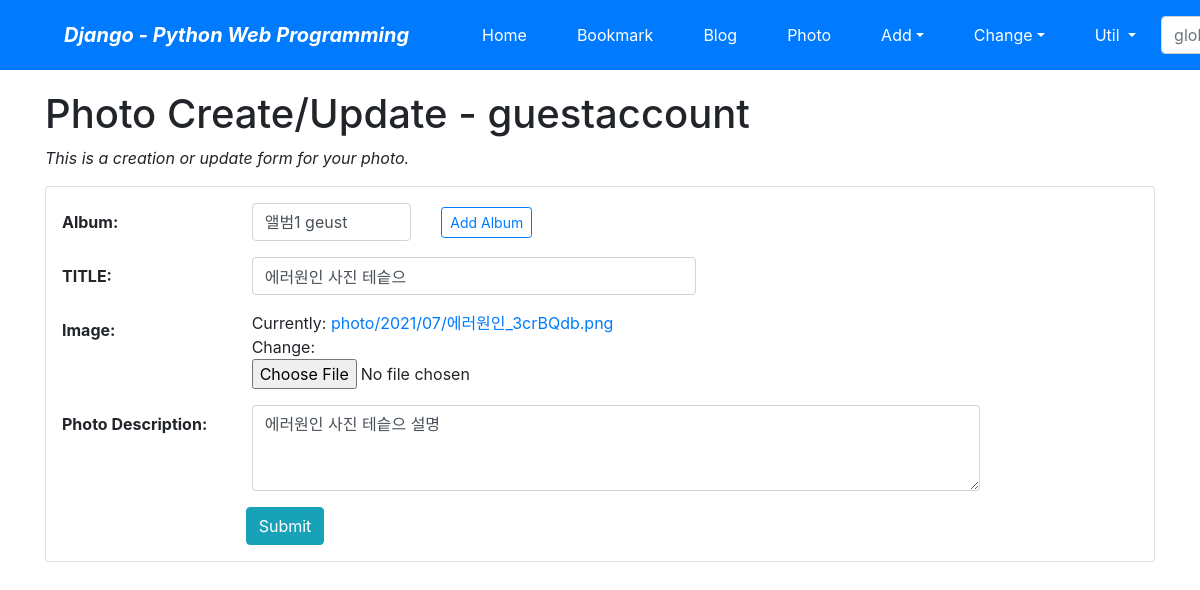
Screenshot of /photo/photo/20/update/ (signed in) with the database file from the repository.
### photo/models.py (models this page shows, shortened)
class Photo(models.Model):
    album = models.ForeignKey(Album, on_delete=models.CASCADE)
    title = models.CharField('TITLE', max_length=30)
    description = models.TextField('Photo Description', blank=True)
    image = ThumbnailImageField(upload_to='photo/%Y/%m')
    upload_dt = models.DateTimeField('Upload Date', auto_now_add=True)
    owner = models.ForeignKey('auth.User', on_delete=models.CASCADE, verbose_name='OWNER', blank=True, null=True)
    class Meta:
        ordering = ('title',)

### photo/views.py (the view)
# urls.py: path('photo/<int:pk>/update/', views.PhotoUV.as_view(), name='photo_update'),
class PhotoUV(OwnerOnlyMixin, UpdateView):
    model = Photo
    fields = ('album', 'title', 'image', 'description')
    success_url = reverse_lazy('photo:index')

### blog/views.py (called while the page is built)
    def dispatch(self, request, *args, **kwargs):
        obj = self.get_object()
        if request.user != obj.owner:
            return self.handle_no_permission()
        return super().dispatch(request, *args, **kwargs)

### photo/models.py (called while the page is built)
    def __str__(self):
        return self.name

### photo/templates/photo/photo_form.html (shortened to what this page needs)
{% extends "base.html" %}
{% load widget_tweaks %}
{% block content %}
    <h1>Photo Create/Update - {{ user }}</h1>
    <p class="font-italic">This is a creation or update form for your photo.</p>
    {% if form.is_multipart %}
        <form enctype="multipart/form-data" action="" method="post" class="card pt-3">
    {% else %}
        <form action="." method="post" class="card pt-3">
    {% endif %}
        <div class="form-group row">
            {{ form.album|add_label_class:"col-form-label col-sm-2 ml-3 font-weight-bold" }}
            <div class="col-sm-2">
                {{ form.album|add_class:"form-control" }}
            </div>
            <div class="col-sm-2 my-auto">
                <a href="{% url 'photo:album_add' %}" class="btn btn-outline-primary btn-sm">
                    Add Album</a>
            </div>
        </div>
        <div class="form-group row">
            {{ form.title|add_label_class:"col-form-label col-sm-2 ml-3 font-weight-bold" }}
            <div class="col-sm-5">
                {{ form.title|add_class:"form-control"|attr:"autofocus" }}
            </div>
        </div>
        <div class="form-group row">
            {{ form.image|add_label_class:"col-form-label col-sm-2 ml-3 font-weight-bold" }}
            <div class="col-sm-5">
                {{ form.image|add_class:"form-control-file" }}
            </div>
        </div>
        <div class="form-group row">
            {{ form.description|add_label_class:"col-form-label col-sm-2 ml-3 font-weight-bold" }}
            <div class="col-sm-8">
                {{ form.description|add_class:"form-control"|attr:"rows:3" }}
            </div>
        </div>
        <div class="form-group">
            <div class="offset-sm-2 col-sm-5">
                <input type="submit" value="Submit" class="btn btn-info"/>
            </div>
        </div>
    </form>
{% endblock %}

### rows the page displays
Photo: album|add_label_class "Album:", album "앨범1 geust", title|add_label_class "TITLE:", title "에러원인 사진 테슽으", image|add_label_class "Image:", description|add_label_class "Photo Description:", description "에러원인 사진 테슽으 설명"

### other values shown
{{ user }} "guestaccount"
